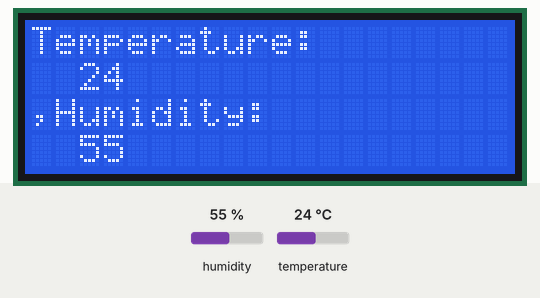
Bench run of a sketch on a simulated ESP8266 (NodeMCU). Shown: 20×4 character LCD. Inputs (shaded band) come from the test bench; at power-on: humidity 55 %, temperature 24 °C. What the sketch prints to the serial monitor is not drawn.

Above: at 3.7 s.
3.8 s: humidity set to 22 %
At 7.4 s:
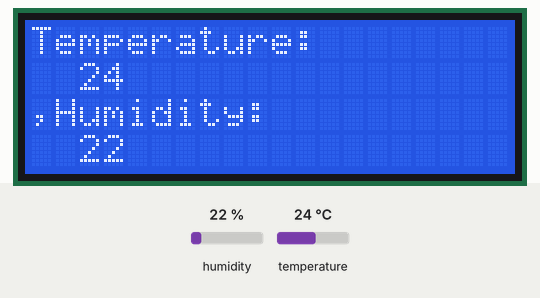
7.7 s: temperature set to 12 °C
At 12.7 s:
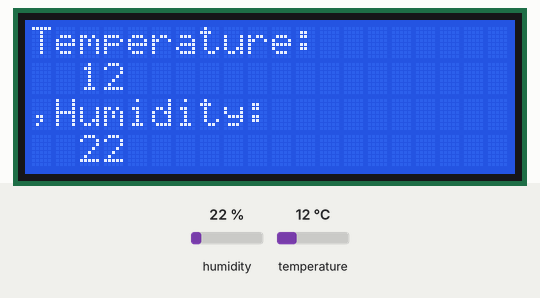
12.9 s: humidity set to 40 %
At 16.6 s:
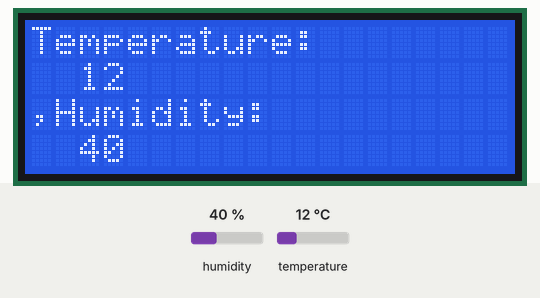
16.9 s: temperature set to 19 °C
Timing chart, 0 to 19.9 s (numbered marks = the images above; inputs shaded):
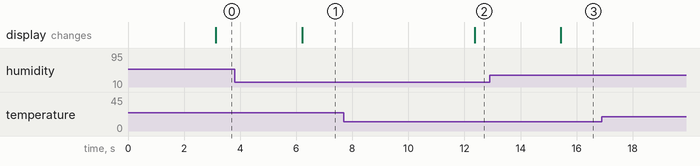

The sketch:

dht11_temperature_humidity.ino
```cpp
// (licence header left out)
// Include the DHT11 library for interfacing with the sensor.
#include <DHT11.h>

// Create an instance of the DHT11 class.
// - For ESP32: On my WeMos D1 mini ESP32 board the DHT11 data line is connected to GPIO 16
// - For the workshop we use GPIO 15
#include <Wire.h>

// Set I2C bus to use: Wire, Wire1, etc.
#define WIRE Wire


#define DHT11_DATALINE 15

DHT11 dht11(DHT11_DATALINE); // this is a global variable
#include <Wire.h>
#include <LiquidCrystal_I2C.h>

LiquidCrystal_I2C lcd(0x27,20,4);  // set the LCD address to 0x27 for a 20 chars and 4 line display


void setup()
{
   lcd.init();
   lcd.backlight();
   char txt_buf[3]; // 2 hex characters + the ending 0
  byte error,address;
  WIRE.begin();
    // Initialize serial communication to allow debugging and data readout.
    // Using a baud rate of 115200 bps.
    Serial.begin(115200);
    if (!Serial)
      delay(10);

}

void loop()
{
    // Attempt to read the temperature and humidity values from the DHT11 sensor.
    delay(1000); // wait for 1 s between measurements
    int temperature = dht11.readTemperature();

    // since a new measurement is taken when reading the humidity a 1s delay must be respected
    // (see DHT11 data sheet)
    delay(1000);

    int humidity = dht11.readHumidity();

    // Check the results of the readings.
    // If there are errors print its type
    // if no errors are detected, print the temperature and humidity values in CSV format.
    if ((temperature == DHT11::ERROR_CHECKSUM) || (temperature == DHT11::ERROR_TIMEOUT))
      Serial.println(dht11.getErrorString(temperature));
    else if ((humidity == DHT11::ERROR_CHECKSUM) || (humidity == DHT11::ERROR_TIMEOUT))
      Serial.println(dht11.getErrorString(humidity));
    else
    {
        Serial.print("Temperature:");
        Serial.print(temperature);
        Serial.print(",Humidity:");
        Serial.println(humidity);
                            // initialize the lcd

  // Print a message to the LCD.

  lcd.setCursor(0,0);
  lcd.print("Temperature:");
  lcd.setCursor(2,1);
  lcd.print(temperature);
    lcd.setCursor(0,2);
  lcd.print(",Humidity:");
   lcd.setCursor(2,3);
  lcd.print(humidity);
    }
}
```

Measured:
- after the input at 3.8 s, the display: changes after 2.4 s (image 1)
- after the input at 7.7 s, the display: changes after 4.7 s (image 2)
- after the input at 12.9 s, the display: changes after 2.5 s (image 3)
